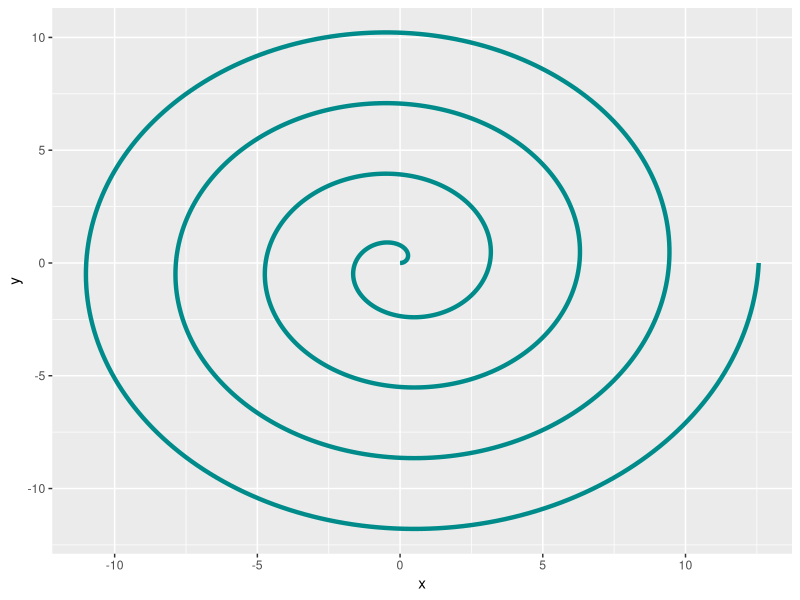

R code for this plot:
## ---- chunk 1
#| label: libraries-list
#| echo: false

library(ggplot2)
## ---- chunk 2
#| echo: false

theta <- seq(0, 8 * pi, length.out = 1000)
r <- 0.5 * theta

data <- data.frame(theta = theta, r = r)
data$x <- data$r * cos(data$theta)
data$y <- data$r * sin(data$theta)

ggplot(data, aes(x, y)) +
  geom_path(color = "darkcyan", linewidth = 1.5)
